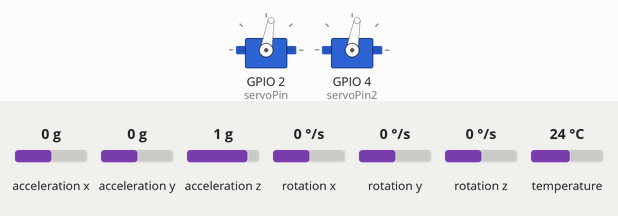
Simulated run of this program. Board: ESP32. Shown: 2 × servo. The inputs (shaded band) are chosen by the test bench; at power-on: rotation x 0 °/s, rotation y 0 °/s, acceleration x 0 g, acceleration y 0 g, acceleration z 1 g, rotation z 0 °/s, temperature 24 °C. Servo pulses on a pin are drawn as a servo (544–2400 µs = 0–180°); what the program prints to the serial monitor is not drawn.

Above: at 1.2 s.
1.3 s: rotation x set to -192 °/s
At 3.3 s:
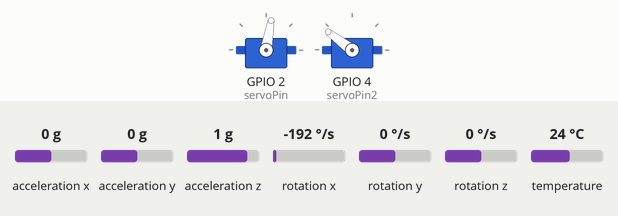
3.6 s: rotation y set to 49 °/s
At 4.7 s:
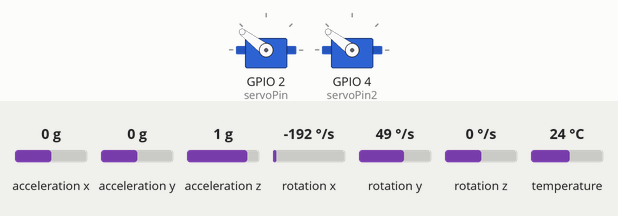
5.5 s: rotation y set to -49 °/s
At 8.0 s:
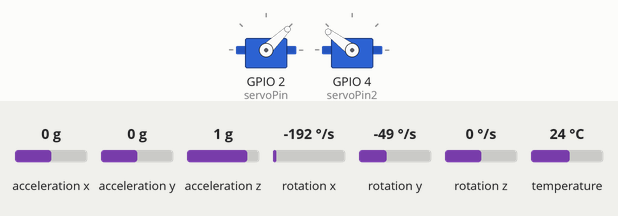
Timing chart, 0 to 9.5 s (numbered marks = the images above; inputs shaded):
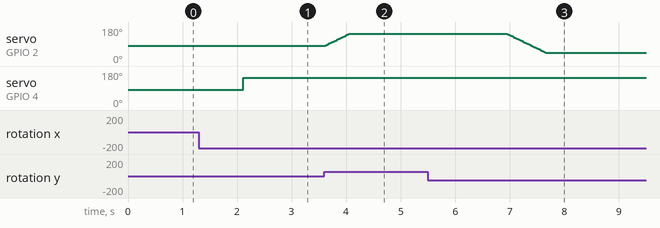

The program:

main.cpp
```cpp
#include <Arduino.h>
#include <Wire.h>
#include <iostream>
#include <Adafruit_MPU6050.h>
#include <Adafruit_Sensor.h>
#include "MadgwickAHRS.h"
#include <HX711_ADC.h>
#include <String>
//Logging or Dev
#define LOG
// #define DEV
//wiring
#define loadCellCalibrationPin 17
#define COUNT_LOW 1800 //0 deg
#define COUNT_HIGH 8100 //180 deg
#define SDA 21
#define SCL 22
#define servoPin 2
#define servoPin2 4
//load cell calibration
bool loadCellCalibrationFlag = false;
long scaleFactor = 0;
float newCalFactor = -41711.60156;
//HX711 wiring
const int loadCell_DOUT_PIN = 13;
const int loadCell_SCK_PIN = 14;
//loadCell Constants
float weight = 0;
//servo calibration
bool servoCal = false;
int duty = 0;
const uint8_t PWMChannel1 = 0;
const uint8_t PWMChannel2 = 1;
const uint8_t PWMResolution = 16;
const uint32_t PWMFrequency = 50; //manufacturing spec
//Constants
float countsPerDegree = (COUNT_HIGH-COUNT_LOW)/180;
float rad2Deg = 180/PI;
bool runOnce =  false;
// === PID Parameters ===
float Kp = 2.75;
float Ki = 0;
float Kd = 0;
const float pitchSetpoint = 0;  // Desired pitch angle (e.g., level flight = 0 deg)
const float rollSetpoint = 0;
float currentPitchAngle = 0;
float currentRollAngle  = 0;
volatile float pidOutput = 0;
// === Internal State ===
float error, previousError = 0.0;
float integral = 0.0;
float derivative = 0.0;
float dt = 0.02; // 20 ms
float rollError, rollPreviousError = 0.0;
float rollIntegral = 0.0;
float rollDerivative = 0.0;
//ISR Def
volatile bool controlFlag = false;
//IMU calcs
uint32_t t0 = 0;
volatile uint32_t ts = 0;
float theta_yaw = 0;
float theta_pitch = 0;
float theta_roll = 0;
bool firstRead = true;
float bias = 0;
float biasX = 0;
bool biasFlag = false;
//objects
hw_timer_t *My_timer = NULL;
Adafruit_MPU6050 mpu;
Madgwick filter;
HX711_ADC loadCell(loadCell_DOUT_PIN,loadCell_SCK_PIN);
//FUNCTIONS
//dt function that returns a float
inline float dt_seconds(uint32_t now, uint32_t prev)
{
    return (float)((uint32_t)(now - prev)) * 1e-6f;
}
void initializeIMU()
{
Wire.begin(21,22);
    while (!Serial);
    delay(10);
    Serial.println("Adafruit MPU6050 test!");
    if (!mpu.begin())
    {
      Serial.println("Failed to find MPU6050 chip");
      while (1) {
        delay(10);
      }
    }
  mpu.setAccelerometerRange(MPU6050_RANGE_8_G);
  mpu.setGyroRange(MPU6050_RANGE_250_DEG);
  mpu.setFilterBandwidth(MPU6050_BAND_5_HZ);
}
float computePID(float current, float setpoint)
{
  error = setpoint - current;
  integral += error *dt;
  //Anti-windup clamp
  if (integral > 45) integral = 45;
  if (integral < -45) integral = -45;
  derivative = (error - previousError) / dt;
  //compute PID
  float pidOutput = Kp * error + Ki * integral + Kd * derivative;
  previousError = error;
  return (pidOutput);
}
void setServo(float pidOutput, int channel)
{
  float servoAngle = constrain(pidOutput, -35, 60);//fix; 50 is the min, 110 is the max.
  duty = servoAngle*countsPerDegree;
  ledcWrite(channel,duty+4500);
  // Serial.print("IMU ANGLE: "); Serial.print(theta_yaw*rad2Deg);
  // Serial.print(" SERVO ANGLE: "); Serial.print(servoAngle);
  // Serial.print(" ERROR :"); Serial.print(error);
  // Serial.print(" PID OUTPUT: "); Serial.print(pidOutput);
  // Serial.print(" LOAD CELL: "); Serial.println(weight);
}
//MAIN CODE
// === IMU Setup ===

#ifdef LOG
void setup()
{
  Serial.begin(115200);
  initializeIMU();
  ledcSetup(PWMChannel1, PWMFrequency, PWMResolution);
  ledcSetup(PWMChannel2, PWMFrequency, PWMResolution);
  ledcAttachPin(servoPin, PWMChannel1);
  ledcAttachPin(servoPin2, PWMChannel2);
  ledcWrite(PWMChannel1, 4500); //set servo to 45 deg
  ledcWrite(PWMChannel2, 4500); //set servo to 45 deg (haven't double checked)

}
bool calibrationBias = false;
double biasSum = 0;
double biasSumx = 0;
void loop()
{
  //Sample 500 data points
  if (!calibrationBias)
  {
    Serial.println("Calibrating Bias...");
    for (int i=0; i<500; i++) {
    sensors_event_t a,g,t;
    mpu.getEvent(&a,&g,&t);
    biasSum += g.gyro.y;
    biasSumx += g.gyro.x;
    delay(2);
    }
    calibrationBias = true;
    //calcluate bias for both axes
    bias = biasSum/500;
    biasX = biasSumx/500;
    Serial.print("Bias: "); Serial.println(bias,6);
  }
  ts = micros();
  sensors_event_t a,g,t;
  mpu.getEvent(&a,&g,&t); //grab IMU data
  float roll = g.gyro.x;
  float pitch = g.gyro.y;
  float dt = dt_seconds(ts,t0);
  t0 = ts;
  //integrate pitch and roll (angular velocities) to get theta
  theta_pitch += (pitch- bias)*dt;
  theta_roll += (roll- biasX)*dt;
  float PIDpitch = computePID(-theta_pitch*RAD_TO_DEG, pitchSetpoint);
  setServo(PIDpitch,0);
  float b = computePID(theta_roll*RAD_TO_DEG, rollSetpoint);
  setServo(b,1);

  Serial.print(ts); Serial.print(","); Serial.print(theta_roll*RAD_TO_DEG); Serial.print(","); Serial.print(theta_pitch*RAD_TO_DEG); Serial.print(",");
  Serial.println(b);
}
#endif
#ifdef DEV
// === State Machine ===
enum SystemMode
{
  MODE_LOADCELL_CAL,
  MODE_SERVO_CAL,
  MODE_IMU_BIAS,
  MODE_RUN,
  MODE_TUNEPID,
  MODE_IMU_READ,
  DEBUG
};
SystemMode mode = MODE_LOADCELL_CAL;  // start here


void servoRawCount()
{
  bool loopFlag = true;
  while(loopFlag)
  {
    Serial.println("Enter the value you would like to test in microseconds");
    while (Serial.available()  == 0){}
    if (Serial.available() > 0)
    {
      String inputString = Serial.readStringUntil('\n');
      String exit = "exit";
      inputString.trim();
      if(inputString == exit)
      {
        loopFlag = false;
        servoCal = true;
      }
      else
      {
        Serial.read();
        String channelString;
        bool channelFlag = false;
        while (!channelFlag)
        {
          Serial.println("Enter channel to write to: ");
          while (Serial.available() == 0) {}
          if (Serial.available() > 0)
          {
            channelString = Serial.readStringUntil('\n');
            channelString.trim();
            if ((channelString == "1") || (channelString == "0"))
            {
              channelFlag = true;
            }
            else
            {
              Serial.println("Invalid channel selection.");
            }
          }
        }
        int channel = channelString.toInt();
        // uint32_t count = inputString.toInt();
        uint32_t count = constrain(inputString.toInt(), 3250, 6000); //count for Servo 4500 and 4500 were chosen to be in the range of +- 15 deg
        if (count == 4500)
        {
          ledcWrite(PWMChannel1, count);
          ledcWrite(PWMChannel2, count);
        }
        Serial.print(count); Serial.print(" "); Serial.println(count/countsPerDegree-4500/countsPerDegree);
        ledcWrite(channel, count);
      }
    }
  }
}
void IRAM_ATTR controlLoopISR()
{
  controlFlag  = true;
  ts = micros();
}
float calibrate(HX711_ADC &loadCell)
{
  float known_weight = 0;  // in kg
  Serial.println("Starting calibration...");
  Serial.println("Taring... Remove all weight from the scale.");
  loadCell.setCalFactor(1.0); // temporarily set to 1.0
  loadCell.tareNoDelay();
  // Wait for tare to complete
  while (!loadCell.getTareStatus())
  {
    loadCell.update();
  }
  Serial.println("Tare complete.");
  Serial.println("Enter calibration weight: ");
  while(Serial.available() == 0){}
  if(Serial.available() > 0)
  {
    known_weight = Serial.parseFloat();
    Serial.read();
  }
  Serial.println("Known weight: " + String(known_weight)); Serial.read();
  Serial.println("Place known weight on load cell and press enter key to begin calibration.");
  while (Serial.available() == 0);  // wait for keypress
  Serial.read();  // clear buffer
  Serial.println("Stabilizing reading...");
  for (int i = 0; i < 50; i++) loadCell.update();
  loadCell.refreshDataSet();  // ensures fresh average
  newCalFactor = loadCell.getNewCalibration(known_weight);
  Serial.print("New calibration factor: ");
  Serial.println(newCalFactor, 5);
  loadCell.setCalFactor(newCalFactor);
  Serial.println("Calibration complete. Set calibration pin to high. Press any key to continue."); Serial.read();
  while (Serial.available() == 0){};
  Serial.read();
  loadCellCalibrationFlag = true;
  return newCalFactor;
}
void serialCommand(String mode = " ")
{
  if (!Serial.available())
  {
    String cmd = " ";
    Serial.println("Enter the mode to start in.");
    while(Serial.available() == 0){}
    if (Serial.available() > 0){
      cmd = Serial.readStringUntil('\n');
    }
    cmd.trim();
    if(cmd.equalsIgnoreCase("loadcal"))
    {
      mode = MODE_LOADCELL_CAL;
      Serial.println("Switched to Load Cell Calibration");
    }
    else if (cmd.equalsIgnoreCase("servocal")) {
      mode = MODE_SERVO_CAL;
      Serial.println("Switched to Servo Calibration");
    }
    else if (cmd.equalsIgnoreCase("bias")) {
      mode = MODE_IMU_BIAS;
      Serial.println("Switched to IMU Bias Calibration");
    }
    else if (cmd.equalsIgnoreCase("run")) {
      mode = MODE_RUN;
      Serial.println("Switched to RUN mode");
      if (!My_timer)
      {
        timerAlarmEnable(My_timer);
      }
    }
    else if (cmd.startsWith("kp ")) {
      Kp = cmd.substring(3).toFloat();
      Serial.print("New Kp = "); Serial.println(Kp);
    }
    else if (cmd.startsWith("kd ")) {
      Kd = cmd.substring(3).toFloat();
      Serial.print("New Kd = "); Serial.println(Kd);
    }
    else if (cmd.startsWith("ki ")) {
      Ki = cmd.substring(3).toFloat();
      Serial.print("New Ki = "); Serial.println(Ki);
    }
    else if (cmd.equalsIgnoreCase("debug")){
      mode = DEBUG;
      Serial.println("Switched to debug mode.");
    }
    else if (cmd.equalsIgnoreCase("imuRead")){
      mode = MODE_IMU_READ;
    }
    else {
      Serial.print("Unknown command: "); Serial.println(cmd);
      serialCommand();
    }
  }
  else
  {
    Serial.println("You passed the peek function");
  }
}
void setup(void)
{

  // Timer ISR
  My_timer = timerBegin(0,80,true); //80 MHz is the prescaler
  timerAttachInterrupt(My_timer, &controlLoopISR, true);
  timerAlarmWrite(My_timer, 20000, true);
  timerAlarmEnable(My_timer);
  Serial.begin(115200);

  pinMode(loadCellCalibrationPin, INPUT_PULLDOWN);
  Serial.read(); //Clear buffer
  loadCell.begin();
  initializeIMU();
  serialCommand();

  // Init hardware
  ledcSetup(PWMChannel1, PWMFrequency, PWMResolution);
  ledcSetup(PWMChannel2, PWMFrequency, PWMResolution);
  ledcAttachPin(servoPin, PWMChannel1);
  ledcAttachPin(servoPin2, PWMChannel2);
  ledcWrite(PWMChannel1, 4500); //set servo to 45 deg
  ledcWrite(PWMChannel2, 4500); //set servo to 45 deg (haven't double checked)

}
void defaultState()
{
  ledcWrite(PWMChannel1, 4500); //set servo to 45 deg
  ledcWrite(PWMChannel2, 4500); //set servo to 45 deg
}
void loop()
{
  if(!runOnce)
  {
    runOnce= true;
    t0 = micros();
  }
  switch (mode) {
    case MODE_LOADCELL_CAL: {
      if ((digitalRead(loadCellCalibrationPin) == 0)) {
        calibrate(loadCell);
      }
      if ((digitalRead(loadCellCalibrationPin) == 1)) {
        mode = MODE_SERVO_CAL;
        Serial.println("Load Cell has been calibrated. Moving to servo calibration");
        loadCell.tareNoDelay();
      }
      break;
    }
    case MODE_SERVO_CAL: {
      if (!servoCal) {
        servoRawCount();    // blocks until “exit” entered
      } else {
        mode = MODE_IMU_BIAS;
      }
      break;
    }
    case MODE_IMU_BIAS: {
      if (!biasFlag) {
        Serial.println("Calibrating Bias...");
        double biasSum = 0;
        double biasSumx = 0;
        for (int i=0; i<500; i++) {
          sensors_event_t a,g,t;
          mpu.getEvent(&a,&g,&t);
          biasSum += g.gyro.y;
          biasSumx += g.gyro.x;
          delay(2);
        }
        bias = biasSum/500;
        biasX = biasSumx/500;
        Serial.print("Bias: "); Serial.println(bias,6);
        biasFlag = true;
        serialCommand();
      }
      break;
    }
    case DEBUG:
    {
      ts = micros();
      timerAlarmDisable(My_timer);
      sensors_event_t a,g,t;
      mpu.getEvent(&a,&g, &t);
      dt = dt_seconds(ts, t0);
      t0 = ts;
      theta_roll += (g.gyro.x +.09) *dt;
      Serial.println(theta_roll*rad2Deg);
      delay(250);
      if(Serial.available() > 0)
      {
        char c = Serial.peek();
        if (c == '0')
        {
          Serial.read();
          theta_roll = 0;
        }
        else if (c == '3')
        {
          Serial.read();
          serialCommand();
        }
      }
    }
    case MODE_RUN: {
      if(Serial.available())
      {
        char c = Serial.peek();
        if (c == 'q' || c == 'Q')
        {
          Serial.read();
          defaultState();
          serialCommand();
        }
      }
      if (loadCell.update()) {
        weight = loadCell.getData();
      }
      if (controlFlag) {
        ts = micros();
        controlFlag = false;
        sensors_event_t a,g,t;
        mpu.getEvent(&a,&g,&t); //grab IMU data
        // float yaw = g.gyro.z;
        float roll = g.gyro.x;
        float pitch = g.gyro.y;
        float dt = dt_seconds(ts,t0);
        t0 = ts;
        // theta_yaw += (yaw - bias)*dt;
        theta_pitch += (pitch- bias)*dt;
        theta_roll += (roll- bias)*dt;
        Serial.println(theta_roll);
        // float rollPID = computePID(theta_roll*rad2Deg, rollSetpoint);
        float pitchPID = computePID(theta_pitch*rad2Deg, pitchSetpoint);
        // setServo(rollPID,PWMChannel1);
        // setServo(pitchPID, PWMChannel2);
      }
      break;
    }
    case MODE_TUNEPID: {
      Serial.println("Connect Putty to COM port to begin writing to file. Press enter to continue.");
      while (Serial.available() == 0); Serial.read();
    }
    case MODE_IMU_READ:{ //ONLY TO READ IMU
      if(!biasFlag){
        mode = MODE_IMU_BIAS;
        Serial.println("bias isn't calculated...");
        serialCommand();
        break;
      }
      ts = micros();
      sensors_event_t a,g,t;
      mpu.getEvent(&a,&g,&t); //grab IMU data
      float roll = g.gyro.x;
      float pitch = g.gyro.y;
      float dt = dt_seconds(ts,t0);
      t0 = ts;
      //integrate pitch and roll (angular velocities) to get theta
      theta_pitch += (pitch- bias)*dt;
      theta_roll += (roll- biasX)*dt;
      Serial.print("ROLL: "); Serial.print(theta_roll*RAD_TO_DEG); Serial.print(" PITCH: "); Serial.println(theta_pitch*RAD_TO_DEG);
    }
  }
}
#endif 
```

Measured:
- after the input at 1.3 s, servo on GPIO 4 (servoPin2): 80° → 143° after 0.81 s
- after the input at 3.6 s, servo on GPIO 2 (servoPin): moves from 80° to 143° over 0.44 s, starting at once
- after the input at 5.5 s, servo on GPIO 2 (servoPin): moves from 143° to 44° over 0.70 s, starting after 1.5 s
